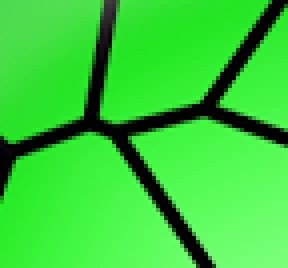
#> input picture 目标跟踪-test/3.png, 72 x 67 px (shown 4 times larger)
$ python calhist.py
#> lines starting #> are read from the running program, lines starting #| are printed output that depends on the picture
import cv2
import numpy as np
from matplotlib import pyplot as plt
from mpl_toolkits.mplot3d import Axes3D
X1,Y1 = np.meshgrid(np.linspace(0,256,256),np.linspace(0,180,180))
X,Y = np.meshgrid(np.linspace(0,300,300),np.linspace(0,300,300))
roi = cv2.imread('3.png')
#> roi is the input picture: shape (67, 72, 3); mean B, G, R 55.9, 206.3, 55.9
hsv = cv2.cvtColor(roi,cv2.COLOR_BGR2HSV)
#> hsv: shape (67, 72, 3); mean H, S, V 56.4, 170.3, 206.4
##
target = cv2.imread('33.png')
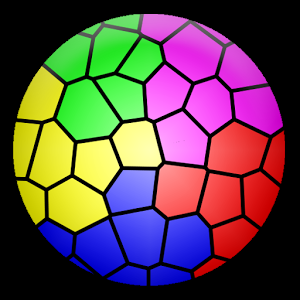
#> input picture 目标跟踪-test/33.png, 300 x 300 px
#> target is the input picture: shape (300, 300, 3); mean B, G, R 75.4, 72.1, 95.8
hsvt = cv2.cvtColor(target,cv2.COLOR_BGR2HSV)
#> hsvt: shape (300, 300, 3); mean H, S, V 43.8, 108.8, 129.9
print(hsvt.shape)
#| (300, 300, 3)
#计算直方图
roihist = cv2.calcHist([hsv],[0,1],None,[180,256],[0,180,0,256])
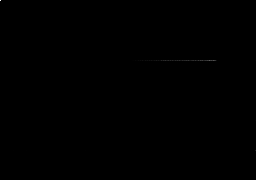
#> roihist: shape (180, 256) float32; min 0, max 423, mean 0.1; drawn with min black and max white
np.savetxt("data.txt",roihist)
#归一化，使得值全部在0到255之间
fig3d = plt.figure()
#> (the run stopped early here; a loop or call above may not have finished)
